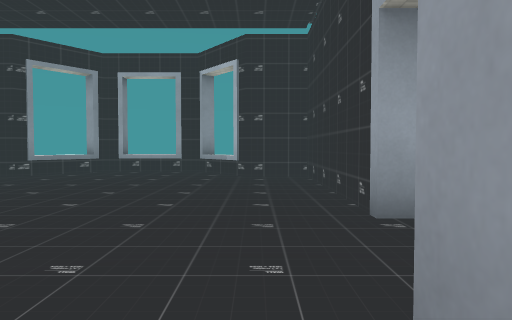
view 1 (above)

24 first-person views from a walk through a Godot game level. The camera is 1.2 m above the floor, tilts 2° down and sees 70° across. The floor is counted in squares, 2 m on a side. Each view is taken from the middle of a square. On the plan, view 1 faces up. The plan holds only what a view shows up to about 10 squares ahead; the rest is blank. Flat picture figures and markers are not drawn. Characters and animated objects are not drawn. Some surface patterns are stand-ins.

view 2
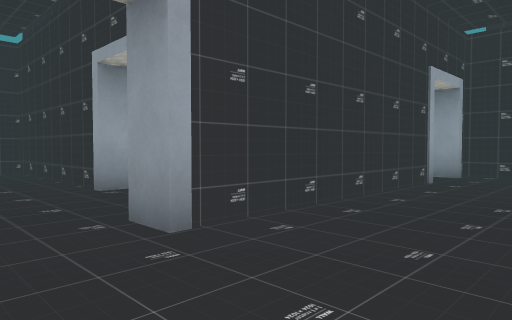

view 3
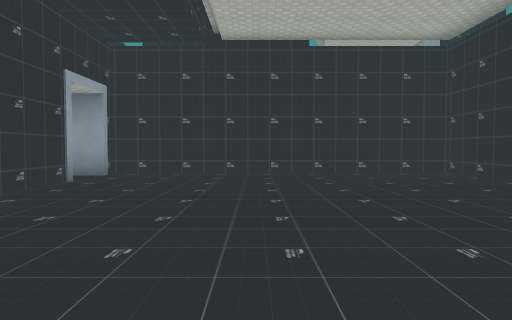

view 4
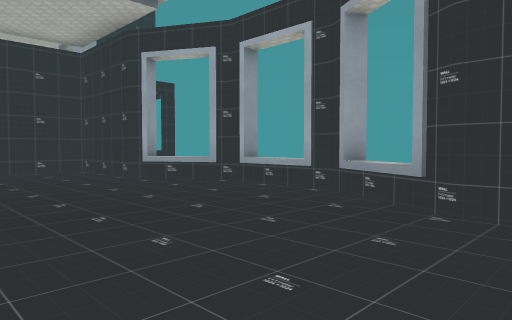

view 5
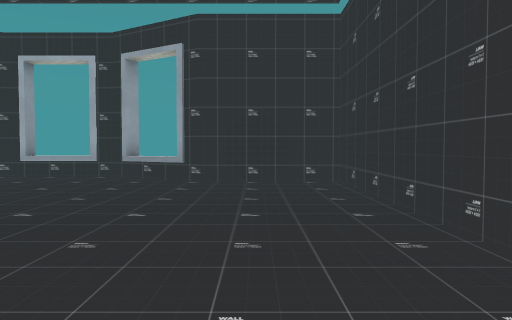

view 6
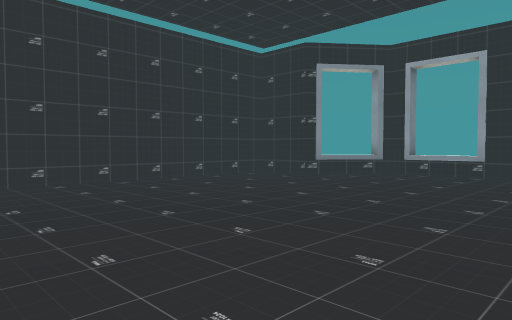

view 7
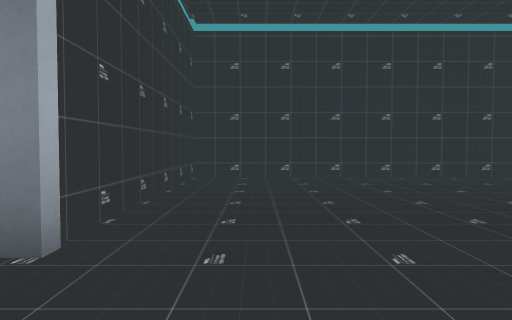

view 8
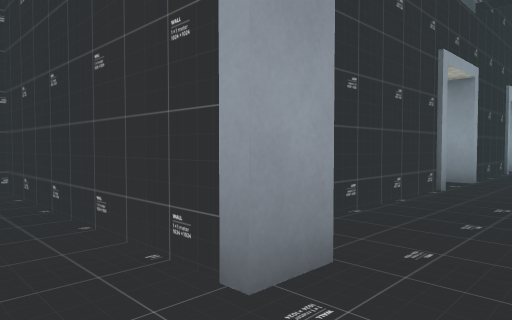

view 9
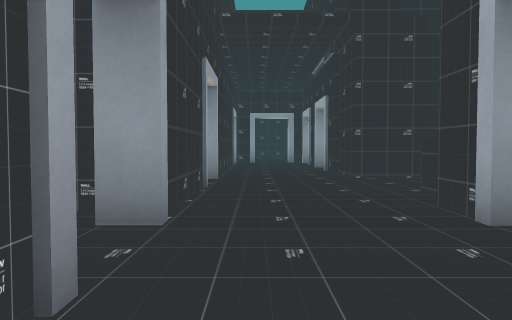

view 10
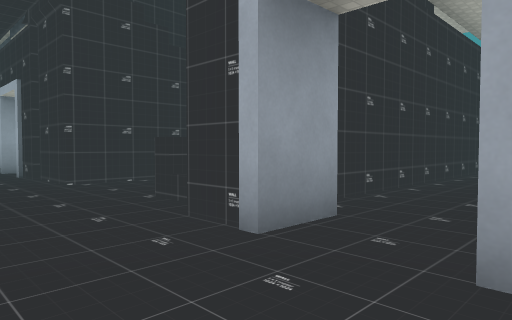

view 11
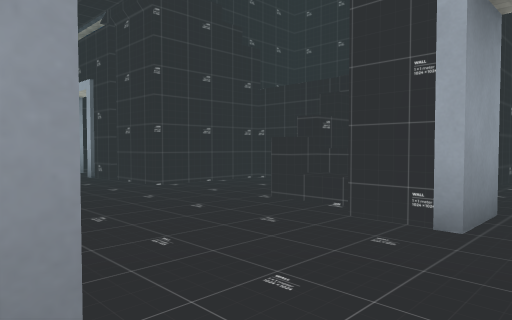

view 12
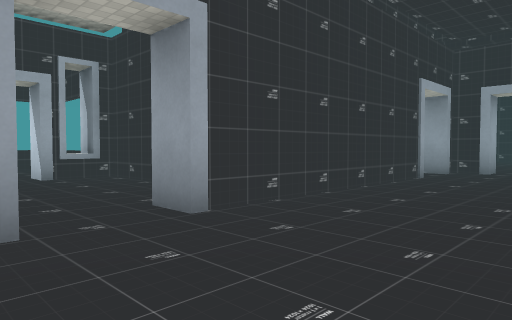

view 13
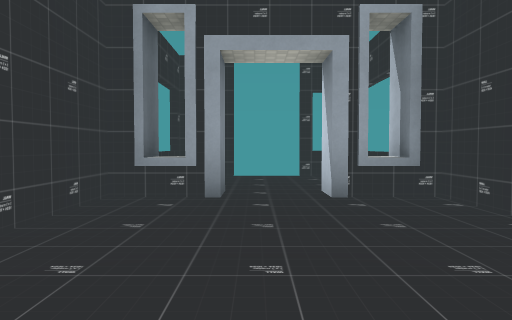

view 14
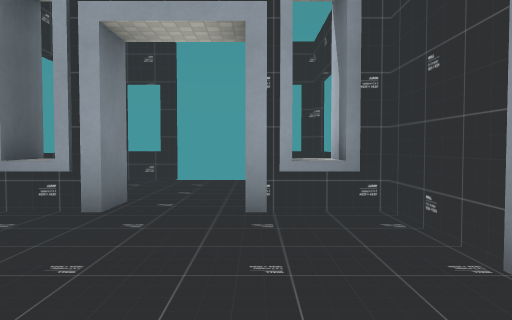

view 15
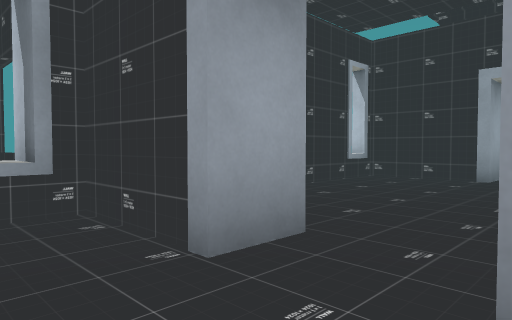

view 16
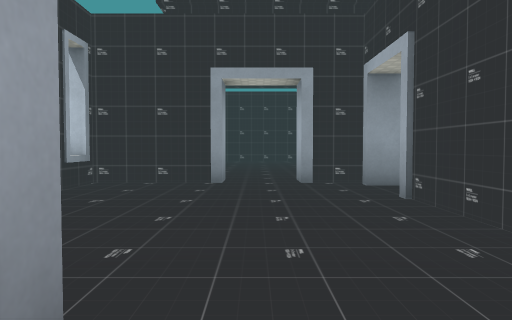

view 17
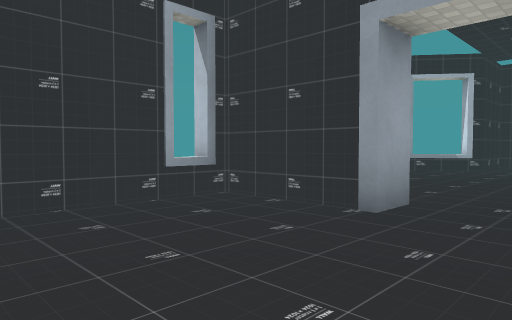

view 18
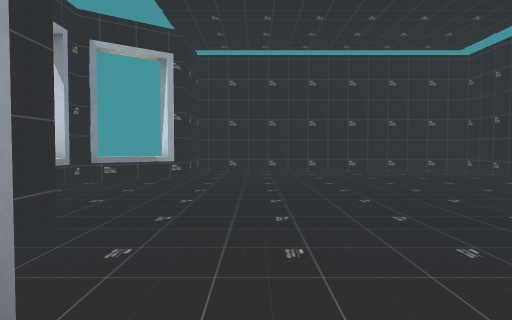

view 19
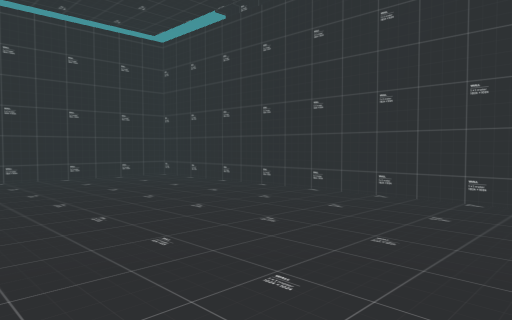

view 20
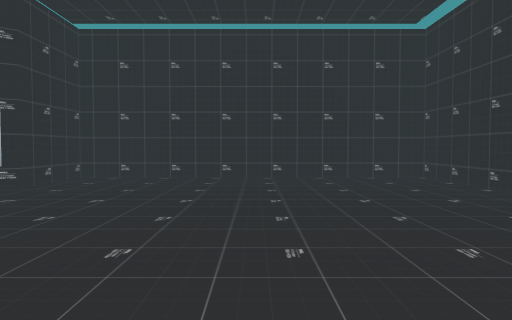

view 21
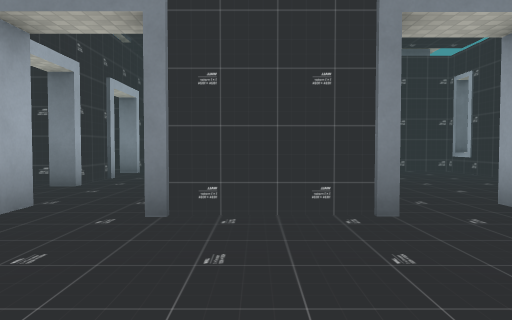

view 22
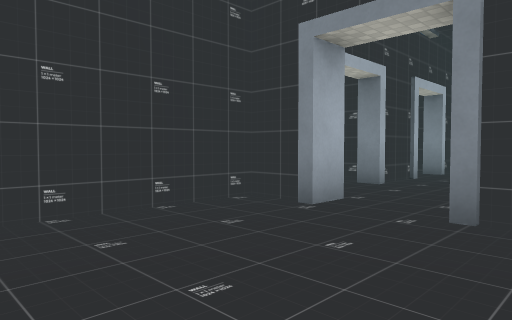

view 23
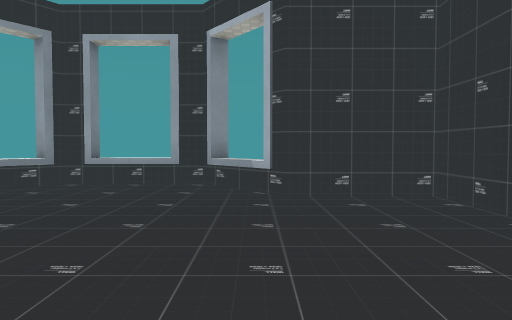

view 24
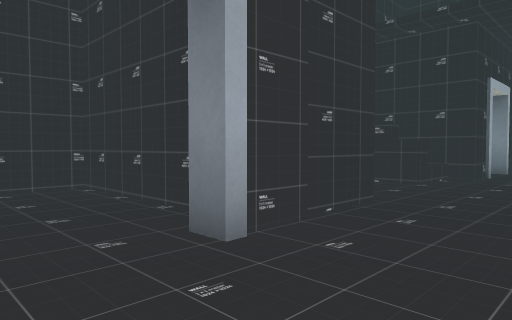

### Floor plan
Ten units are one square. View 1 is at (0, 0); x grows to the right and y downward. Boxes are objects, and circles mark ways between rooms. Rooms are numbered by the first view taken in them; rooms with no view inside come last. Other rooms are left out.
<svg viewBox="-68 -125 345 218">
<path fill="none" stroke="#000" d="M47 79 44 75M3 85 6 81M26 88 26 82M55 -2 4 -2 4 -9M-34 30 -34 73 -10 73 8 83 30 83 49 73 73 73 73 -2 68 -2 68 -12M18 -31 10 -31 10 -74 -2 -74 -14 -90 -37 -90 -49 -74 -63 -74 -63 -7 -9 -7M46 -12 55 -12M55 -38 28 -38M68 -12 77 -12 77 2M-9 -90 -13 -87M78 -7 90 -7 90 1M81 -2 90 -2M87 4 87 -7M96 -38 68 -38 68 -42M109 -38 109 -45M101 13 112 13 112 -12M96 -91 96 -84 82 -84 82 -65M118 -82 118 -91M122 -66 122 -84 109 -84 109 -91M87 -91 87 -82M182 -66 182 -87 130 -87 130 -75M145 -42 165 -42M182 -41 182 -52M131 -66 122 -66M208 -74 201 -74M189 -66 182 -66M182 -52 188 -52 188 -31 182 -31 182 -38 177 -38 177 -44M182 -17 188 -17 188 -7 272 -7 272 -74 254 -74 241 -90 218 -90 212 -82M148 -7 148 -12 164 -12M130 -8 130 26 141 26M112 -12 135 -12 135 -8M165 -38 109 -38M96 -117 84 -117 84 -100M121 -96 121 -117 109 -117"/>
<circle cx="0" cy="-10" r="3" fill="#2a7"/>
<circle cx="60" cy="-10" r="3" fill="#2a7"/>
<circle cx="100" cy="-40" r="3" fill="#2a7"/>
<circle cx="125" cy="-25" r="3" fill="#2a7"/>
<circle cx="130" cy="-60" r="3" fill="#2a7"/>
<circle cx="100" cy="-90" r="3" fill="#2a7"/>
<circle cx="170" cy="-40" r="3" fill="#2a7"/>
<circle cx="190" cy="-60" r="3" fill="#2a7"/>
<circle cx="155" cy="-25" r="3" fill="#2a7"/>
<text x="20" y="40">1</text>
<text x="10" y="-30">2</text>
<text x="100" y="-70">3</text>
<text x="160" y="-60">4</text>
<text x="230" y="-40">5</text>
<text x="140" y="-20">6</text>
<text x="100" y="-110">7</text>
</svg>
Room 1 opens to room 2. Room 2 opens to room 3. Room 2 opens to room 6. Room 3 opens to room 4. Room 3 opens to room 7. Room 4 opens to room 5. Room 5 opens to room 6.

Where each view was taken, in squares from view 1:
view 1: 0 up, 0 right, facing up
view 2: 2 down, 1 left, facing up-right
view 3: 3 down, 1 left, facing right
view 4: 4 down, 2 left, facing down-right
view 5: 1 down, 2 left, facing down
view 6: 1 up, 0 right, facing up-left
view 7: 2 up, 1 right, facing left
view 8: 2 up, 0 right, facing up-right
view 9: 3 up, 4 right, facing right
view 10: 3 up, 5 right, facing down-right
view 11: 4 up, 6 right, facing down-right
view 12: 1 up, 9 right, facing up-right
view 13: 4 up, 10 right, facing up
view 14: 5 up, 11 right, facing up
view 15: 5 up, 11 right, facing up-right
view 16: 6 up, 12 right, facing right
view 17: 5 up, 15 right, facing up-right
view 18: 6 up, 18 right, facing right
view 19: 5 up, 20 right, facing down-right
view 20: 4 up, 20 right, facing right
view 21: 4 up, 22 right, facing left
view 22: 4 up, 22 right, facing down-left
view 23: 3 up, 25 right, facing up
view 24: 3 up, 15 right, facing down-left
